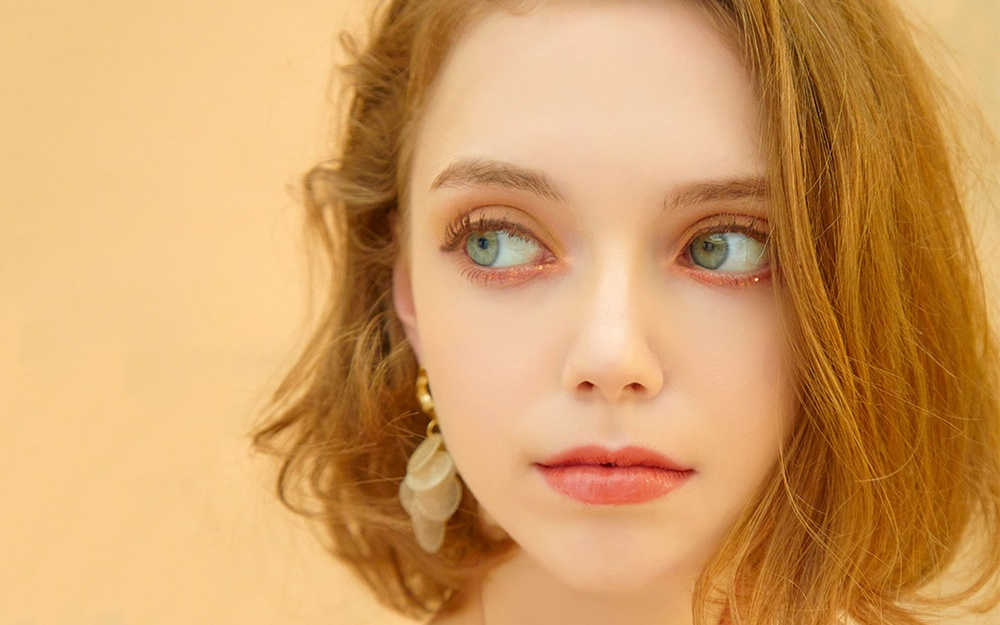
#> input picture dataset/human/03de38025f2c462112c363a24d695f396a9a3d50.jpg, 1000 x 625 px, shrunk from 3816 x 2385 before the run, found by its file name; its folder holds only this picture in this run
$ python train.py
#> lines starting #> are read from the running program, lines starting #| are printed output that depends on the picture
import cv2
import os
import numpy as np

# 设置数据集路径
dataset_path = 'D:\\work\\code\\project-opencv\\dataset'


# 初始化正面和侧面人脸检测器 (从本地路径加载)
face_detector_front = cv2.CascadeClassifier(os.path.join('haarcascade_frontalface_default.xml'))
face_detector_side = cv2.CascadeClassifier(os.path.join('haarcascade_profileface.xml'))

# 初始化识别器
recognizer = cv2.face.LBPHFaceRecognizer_create()

# 准备训练数据
def prepare_training_data(data_folder_path):
#> called with data_folder_path = 'D:\\work\\code\\project-opencv\\dataset'
    dirs = os.listdir(data_folder_path)

    faces = []
    labels = []
    label_dict = {}
    current_label = 0

    for dir_name in dirs:
        if not os.path.isdir(os.path.join(data_folder_path, dir_name)):
            continue

        label_dict[current_label] = dir_name
        subject_dir_path = os.path.join(data_folder_path, dir_name)
        subject_images_names = os.listdir(subject_dir_path)

        for image_name in subject_images_names:
            if image_name.startswith('.'):
                continue
            image_path = os.path.join(subject_dir_path, image_name)
            image = cv2.imread(image_path)
#> image is the input picture: shape (625, 1000, 3); mean B, G, R 101.1, 158.7, 209.6
            if image is None:
                continue
            gray = cv2.cvtColor(image, cv2.COLOR_BGR2GRAY)
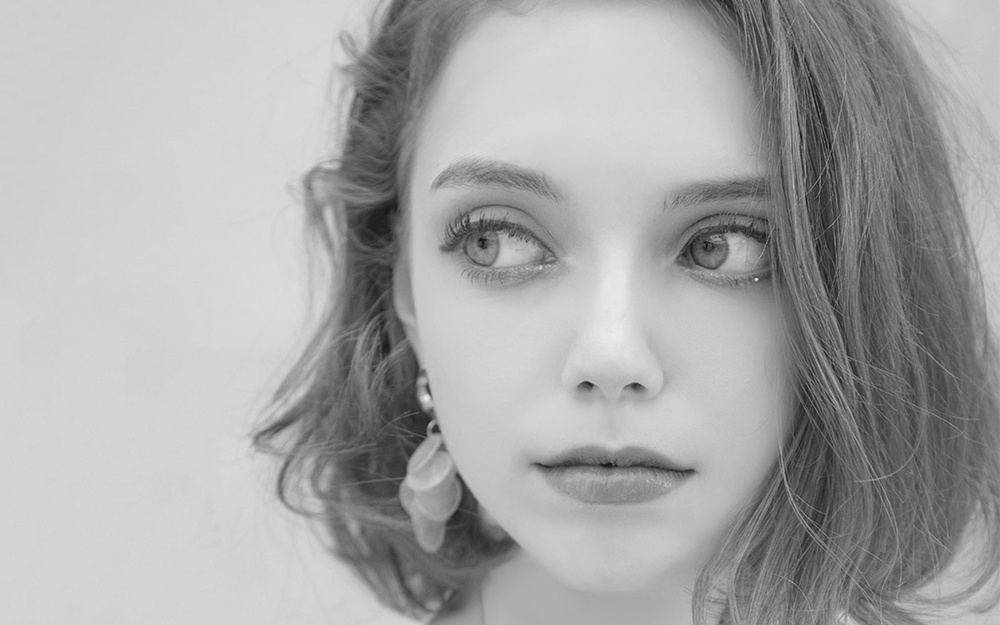
#> gray: shape (625, 1000); min 11, max 236, mean 167.4

            # 先检测正面人脸，如果检测不到再使用侧脸检测
            faces_rect = face_detector_front.detectMultiScale(gray, scaleFactor=1.2, minNeighbors=5)
#> faces_rect = [[357, 59, 496, 496]]
            if len(faces_rect) == 0:
                faces_rect = face_detector_side.detectMultiScale(gray, scaleFactor=1.2, minNeighbors=5)

            # 如果检测到人脸，添加到训练数据
            for (x, y, w, h) in faces_rect:
                face = gray[y:y + h, x:x + w]
                faces.append(face)
                labels.append(current_label)
                break  # 假设每张图像只有一个人脸
#> this loop made 1 pass
#> pass 1, in prepare_training_data, `face = gray[y:y + h, x:x + w]`:
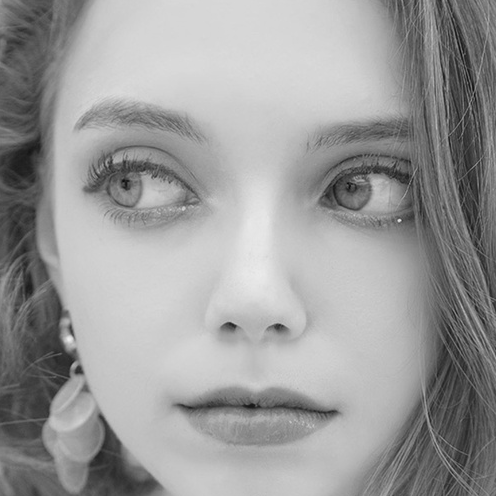
#> face: shape (496, 496); min 11, max 236, mean 154.9
#> after the loop, faces = 1 item; labels = [0]

        current_label += 1

    return faces, labels, label_dict


print("准备训练数据...")
faces, labels, label_dict = prepare_training_data(dataset_path)
#> faces = 1 item; labels = [0]; label_dict = {0: 'human'}
print("训练数据准备完成")
print("总人脸样本数:", len(faces))
#| 总人脸样本数: 1
print("总标签数:", len(set(labels)))
#| 总标签数: 1

# 训练识别器
recognizer.train(faces, np.array(labels))

# 保存识别器和标签字典
recognizer.save('face_recognizer.yml')
np.save('label_dict.npy', label_dict)

print("训练完成并保存识别器。")
